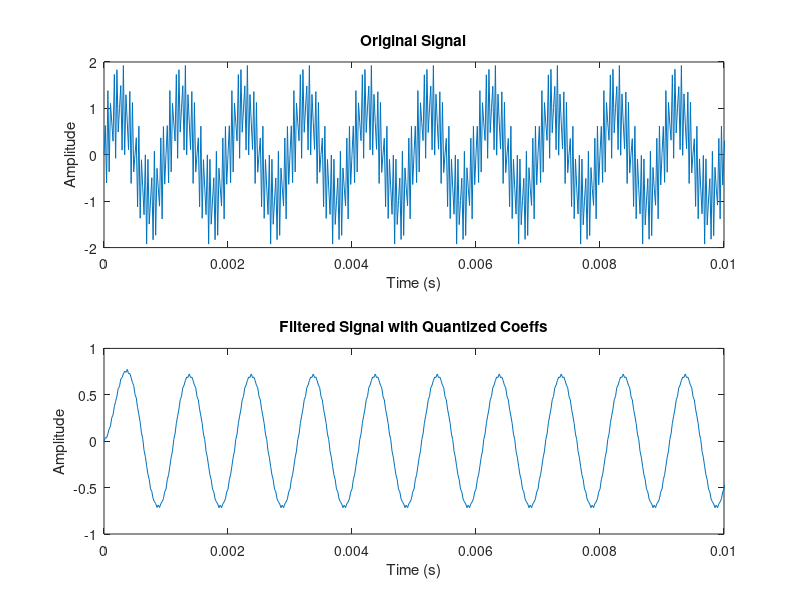
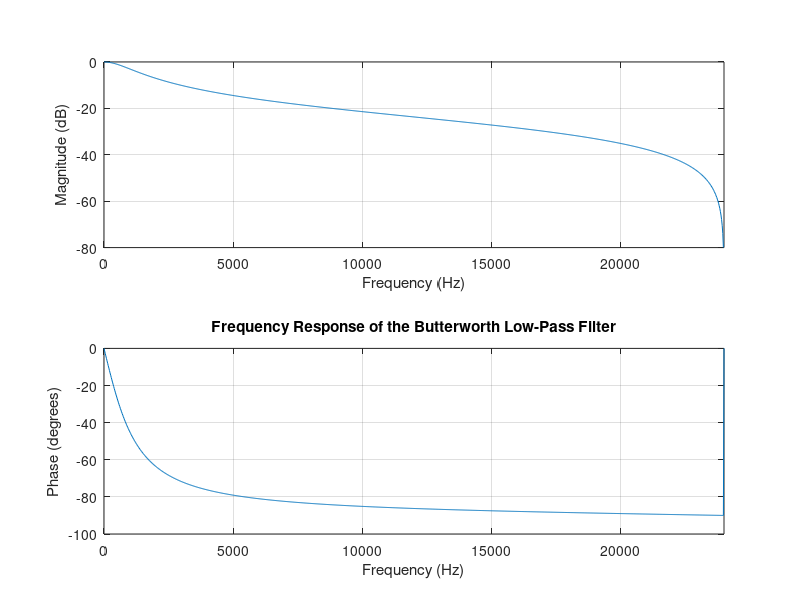
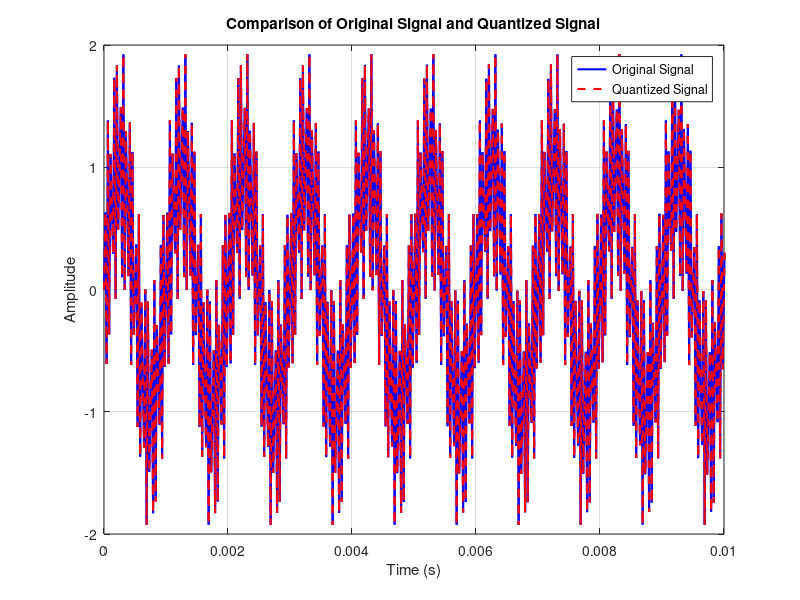

These figures' MATLAB source, in order:
close all;
clear all;
pkg load signal;
pkg load communications;

% Parameters
fc = 1000;  % Cutoff frequency
fs = 48000; % Sampling frequency
t = linspace(0, 1, fs); % Time vector
f1 = 1000;  % Frequency of first sine wave
f2 = 20000; % Frequency of second sine wave

% Generate the input signal
data = sin(2 * pi * f1 * t) + sin(2 * pi * f2 * t);

% Design a 6th-order Butterworth low-pass filter
[b, a] = butter(1, fc / (fs / 2));

% Scale coefficients to the range of signed 32-bit integers
scale_factor = 2^24;
%b_norm = b / max(abs(b));
b_int32 = fix(b * scale_factor);

%a_norm = a / max(abs(a));
a_int32 = fix(a * scale_factor);

% Scale the 32-bit integer coefficients back to floating point values
% by dividing by the scale factor.
b_recovered = double(b_int32) / scale_factor ;
a_recovered = double(a_int32) / scale_factor ;


% Apply the filter to the data
filtered = filter(b_recovered, a_recovered, data);

% Plot the original and filtered signals
figure;
subplot(2, 1, 1);
plot(t, data);
title('Original Signal');
xlabel('Time (s)');
ylabel('Amplitude');
xlim([0, 0.01]); % Display the first 10 milliseconds

subplot(2, 1, 2);
plot(t, filtered);
title('Filtered Signal with Quantized Coeffs');
xlabel('Time (s)');
ylabel('Amplitude');
xlim([0, 0.01]); % Display the first 10 milliseconds

% Plot the frequency response of the filter
figure;
freqz(b, a, 1024, fs);
title('Frequency Response of the Butterworth Low-Pass Filter');

% Normalize the data so that the maximum absolute value maps to 8388607 (2^23 - 1)
data_norm = data / max(abs(data));
data_int = int32(data_norm * (2^23 - 1));

% Open a text file for writing the 2's complement binary test vector (24 bits)
fid = fopen('test_vector.txt', 'w');
if fid == -1
    error('Could not open file for writing.');
end

% For each sample, output a 24-bit two's complement binary representation.
for k = 1:length(data_int)
    val = data_int(k);
    % For negative values, add 2^24 to get the two's complement representation.
    % if val < 0
    %     val = val + 2^24;
    % end
    binStr = dec2bin(val, 24);
    fprintf(fid, '%s\n', binStr);
end

fclose(fid);
disp('Test vector file "test_vector.txt" generated successfully.');

% Convert the quantized integer back to floating point for plotting.
% Multiply by max(abs(data))/(2^23 - 1) to recover the original amplitude scale.
data_quant = double(data_int) / (2^23 - 1) * max(abs(data));

% Plot comparison between original and quantized signals
figure;
plot(t, data, 'b', 'LineWidth', 1.5);
hold on;
plot(t, data_quant, 'r--', 'LineWidth', 1.5);
title('Comparison of Original Signal and Quantized Signal');
xlabel('Time (s)');
ylabel('Amplitude');
legend('Original Signal', 'Quantized Signal');
xlim([0, 0.01]); % Display the first 10 milliseconds
grid on;

